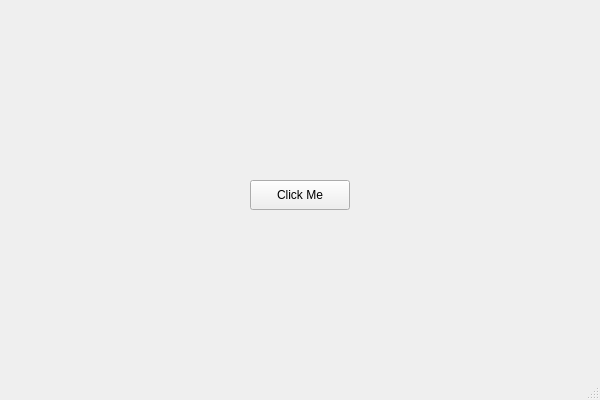
<?xml version="1.0" encoding="UTF-8"?>
<ui version="4.0">
 <class>MainWindow</class>
 <widget class="QMainWindow" name="MainWindow">
  <property name="geometry">
   <rect>
    <x>0</x>
    <y>0</y>
    <width>600</width>
    <height>400</height>
   </rect>
  </property>
  <property name="windowTitle">
   <string>Main Window</string>
  </property>
  <widget class="QWidget" name="centralwidget">
   <widget class="QPushButton" name="pushButton">
    <property name="geometry">
     <rect>
      <x>250</x>
      <y>180</y>
      <width>100</width>
      <height>30</height>
     </rect>
    </property>
    <property name="text">
     <string>Click Me</string>
    </property>
   </widget>
  </widget>
  <widget class="QMenuBar" name="menubar">
   <property name="geometry">
    <rect>
     <x>0</x>
     <y>0</y>
     <width>600</width>
     <height>21</height>
    </rect>
   </property>
  </widget>
  <widget class="QStatusBar" name="statusbar"/>
 </widget>
 <resources/>
 <connections/>
</ui>
